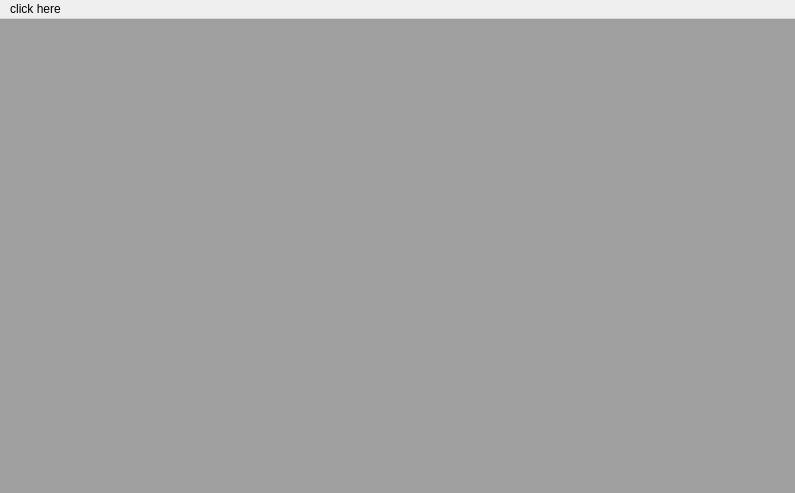
<?xml version="1.0" encoding="UTF-8"?>
<ui version="4.0">
 <class>MainWindow</class>
 <widget class="QMainWindow" name="MainWindow">
  <property name="geometry">
   <rect>
    <x>0</x>
    <y>0</y>
    <width>795</width>
    <height>493</height>
   </rect>
  </property>
  <property name="sizePolicy">
   <sizepolicy hsizetype="Maximum" vsizetype="Maximum">
    <horstretch>0</horstretch>
    <verstretch>0</verstretch>
   </sizepolicy>
  </property>
  <property name="windowTitle">
   <string>Main Qt Window</string>
  </property>
  <property name="dockNestingEnabled">
   <bool>true</bool>
  </property>
  <property name="unifiedTitleAndToolBarOnMac">
   <bool>true</bool>
  </property>
  <widget class="QWidget" name="centralwidget">
   <property name="sizePolicy">
    <sizepolicy hsizetype="Maximum" vsizetype="Maximum">
     <horstretch>0</horstretch>
     <verstretch>0</verstretch>
    </sizepolicy>
   </property>
   <layout class="QGridLayout" name="gridLayout">
    <property name="leftMargin">
     <number>0</number>
    </property>
    <property name="topMargin">
     <number>0</number>
    </property>
    <property name="rightMargin">
     <number>0</number>
    </property>
    <property name="bottomMargin">
     <number>0</number>
    </property>
    <property name="spacing">
     <number>10</number>
    </property>
    <item row="0" column="0">
     <widget class="QMdiArea" name="mdiArea">
      <property name="minimumSize">
       <size>
        <width>340</width>
        <height>240</height>
       </size>
      </property>
      <property name="sizeIncrement">
       <size>
        <width>50</width>
        <height>50</height>
       </size>
      </property>
      <property name="autoFillBackground">
       <bool>false</bool>
      </property>
      <property name="frameShape">
       <enum>QFrame::NoFrame</enum>
      </property>
      <property name="verticalScrollBarPolicy">
       <enum>Qt::ScrollBarAsNeeded</enum>
      </property>
      <property name="horizontalScrollBarPolicy">
       <enum>Qt::ScrollBarAsNeeded</enum>
      </property>
      <property name="sizeAdjustPolicy">
       <enum>QAbstractScrollArea::AdjustToContents</enum>
      </property>
      <property name="viewMode">
       <enum>QMdiArea::SubWindowView</enum>
      </property>
      <property name="tabPosition">
       <enum>QTabWidget::South</enum>
      </property>
     </widget>
    </item>
   </layout>
  </widget>
  <widget class="QMenuBar" name="menubar">
   <property name="geometry">
    <rect>
     <x>0</x>
     <y>0</y>
     <width>795</width>
     <height>21</height>
    </rect>
   </property>
   <widget class="QMenu" name="menuFile">
    <property name="title">
     <string>click here</string>
    </property>
    <addaction name="actionAdd_OF_app"/>
   </widget>
   <addaction name="menuFile"/>
  </widget>
  <action name="actionAdd_OF_app">
   <property name="text">
    <string>add OF app</string>
   </property>
  </action>
 </widget>
 <resources/>
 <connections/>
</ui>
